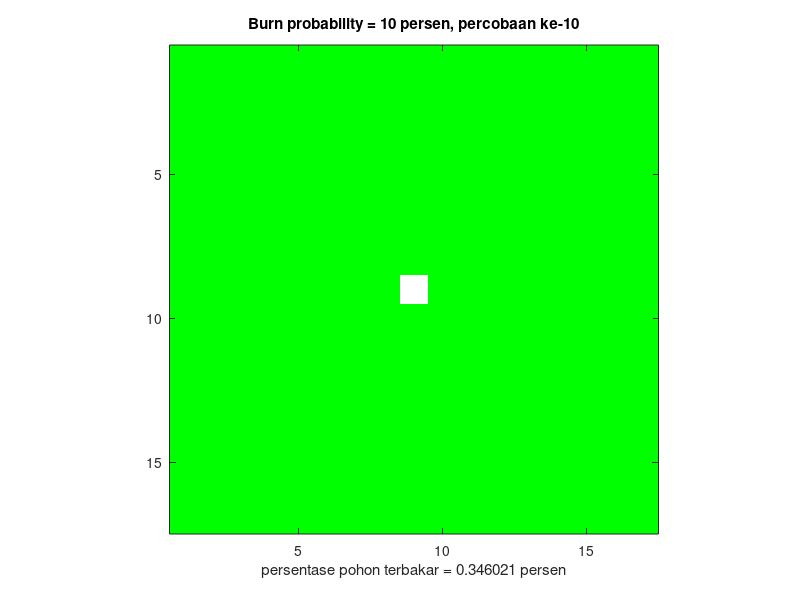
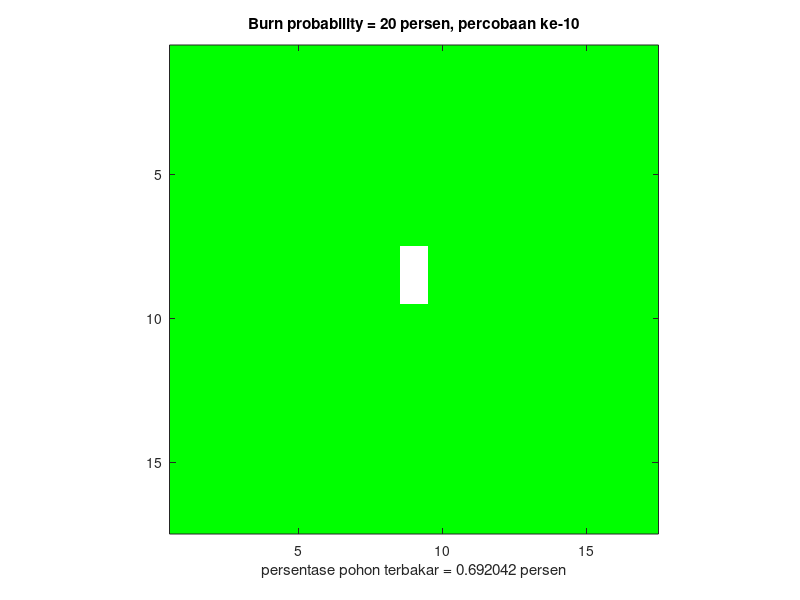
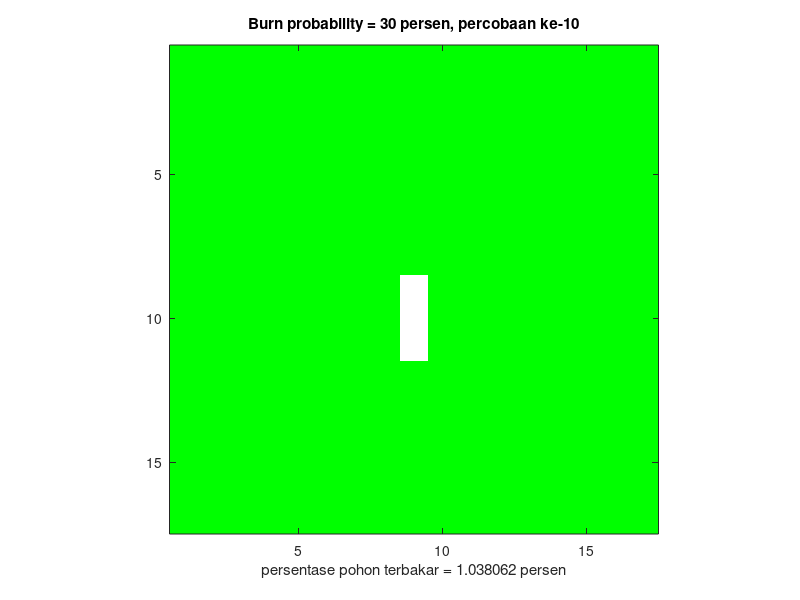
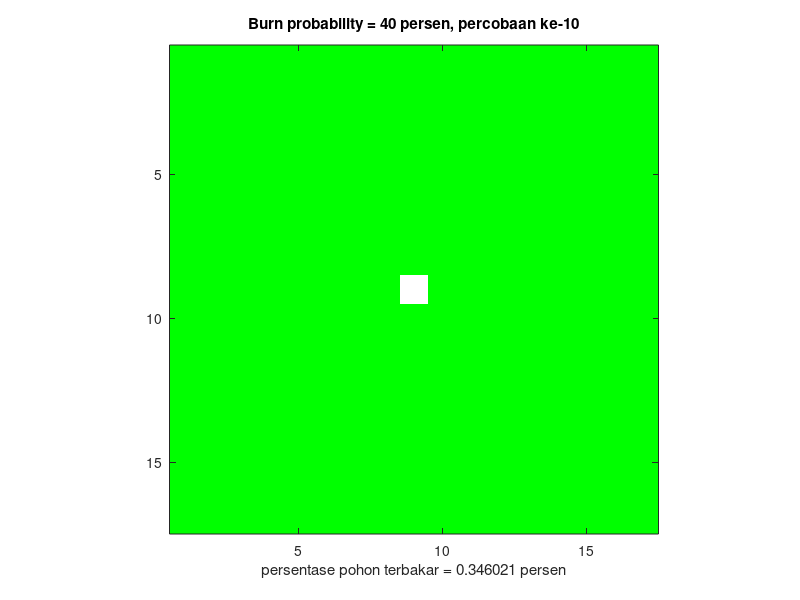

These charts were generated, in order, by the following MATLAB code:
clc
clear all
close all
n = 17;
for p=1:9
    for k=1:10
        %% INISIALISASI
        forest(2:n+1,2:n+1)=ones(17);
        %forest yang di tengah
        %terbakar
        forest(10,10)=2;
        %% KONDISI BATAS
        %periodic
        for i=2:(n+1)
            forest(i,1) = forest(i,n+1);
            forest(i,n+2) = forest(i,2);
        end
        for j=1:(n+2)
            forest(1,j)=forest(n+1,j);
            forest(n+2,j)=forest(2,j);
        end
       
        %% pewarnaan
        for i=2:n+1
            for j=2:n+1
                if forest(i,j)==0
                    b(i,j,1:3)=1;
                else
                    if forest(i,j)==1;
                        b(i,j,1)=0;
                        b(i,j,2)=1;
                        b(i,j,3)=0;
                    else
                        b(i,j,1)=1;
                        b(i,j,2:3)=0;
                    end
                end
            end
        end
        if k==10
            figure
            image(b(2:n+1,2:n+1,1:3))
            axis square
            drawnow
        end
        %% ITERASI
        burnprob=p*0.1;
        setimbang=0;
        while (setimbang==0)
            c=forest;
            for i=2:(n+1)
                for j=2:(n+1)
                    if forest(i,j)==1
                        if forest(i-1,j)==2 || forest(i,j+1)==2 || forest(i+1,j)==2 || forest(i,j-1)==2
                            p1 = rand;
                            if p1 < burnprob
                                c(i,j)=2;
                            end
                        end
                    else
                        if forest(i,j)==2
                            c(i,j)=0;
                        end
                    end
                end
            end
            forest=c;

            % KONDISI BATAS
            %periodic
            for i=2:(n+1)
                forest(i,1) = forest(i,n+1);
                forest(i,n+2) = forest(i,2);
            end
            for j=1:(n+2)
                forest(1,j)=forest(n+1,j);
                forest(n+2,j)=forest(2,j);
            end
           
            %memeriksa kondisi setimbang
            if sum(sum(forest==2))==0;
                %tidak ada yang terbakar
                setimbang=1;
            end

            % pewarnaan
            for i=2:n+1
                for j=2:n+1
                    if forest(i,j)==0
                        b(i,j,1:3)=1;
                    else
                        if forest(i,j)==1;
                            b(i,j,1)=0;
                            b(i,j,2)=1;
                            b(i,j,3)=0;
                        else
                            b(i,j,1)=1;
                            b(i,j,2:3)=0;
                        end
                    end
                end
            end
            if k==10
                image(b(2:n+1,2:n+1,1:3))
                axis square
                drawnow
            end
        end
        pohon_terbakar = sum(sum(forest(2:n+1,2:n+1)==0));
        persen_pohon_terbakar(p,k) = pohon_terbakar*100/(n*n);
    end
    tulis1= sprintf('Burn probability = %i persen, percobaan ke-%i', p*10, k);
    title(tulis1)
    tulis2 = sprintf('persentase pohon terbakar = %f persen', persen_pohon_terbakar(p,k));
    xlabel (tulis2)
    rata2_terbakar(p) = mean(persen_pohon_terbakar(p,:));
end
prob=0.1:0.1:0.9;
figure
hold on
plot(prob,rata2_terbakar, 'o','MarkerSize',5,'MarkerFaceColor','k');
xlabel('burn probability');
ylabel('rata-rata persentase pohon terbakar');
f = polyfit(prob,rata2_terbakar,3)
x=0.1:0.0001:0.9;
y = polyval(f,x);
plot(x,y);
title('KEBAKARAN HUTAN');
hold off
